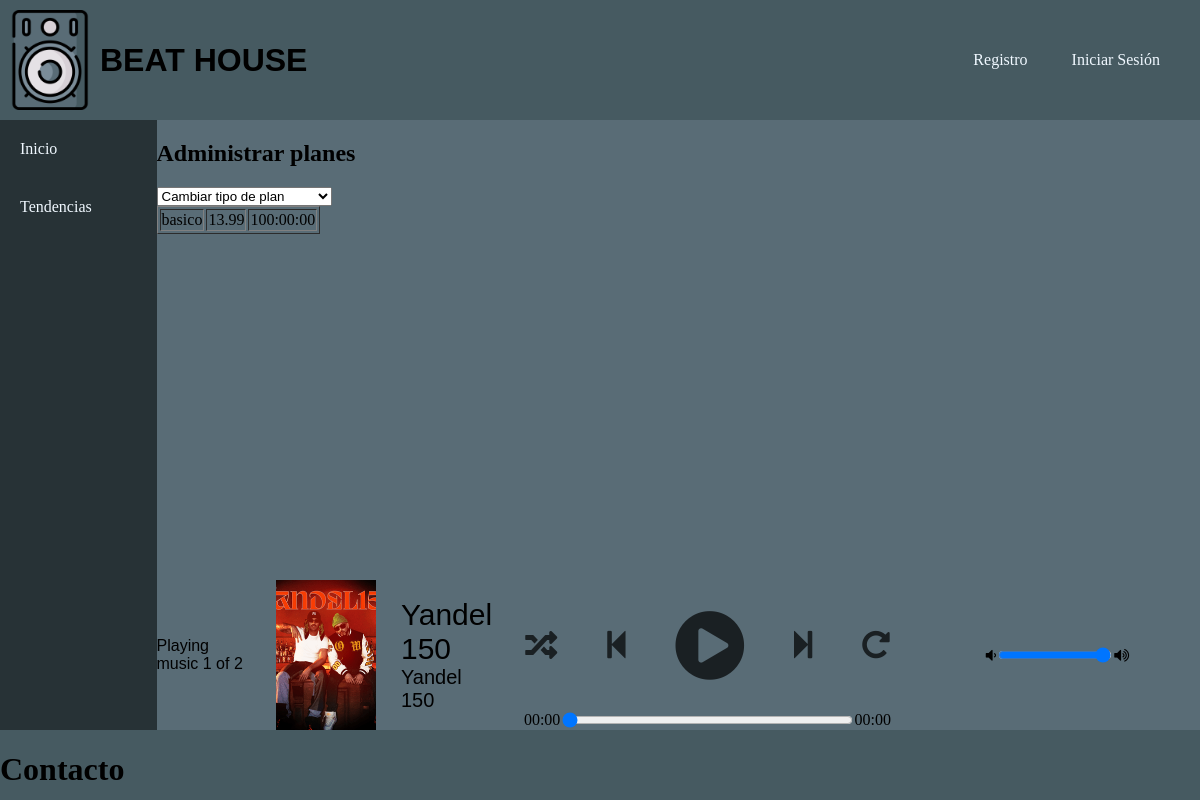
The page /GestionPlan.php on the database as committed earlier.
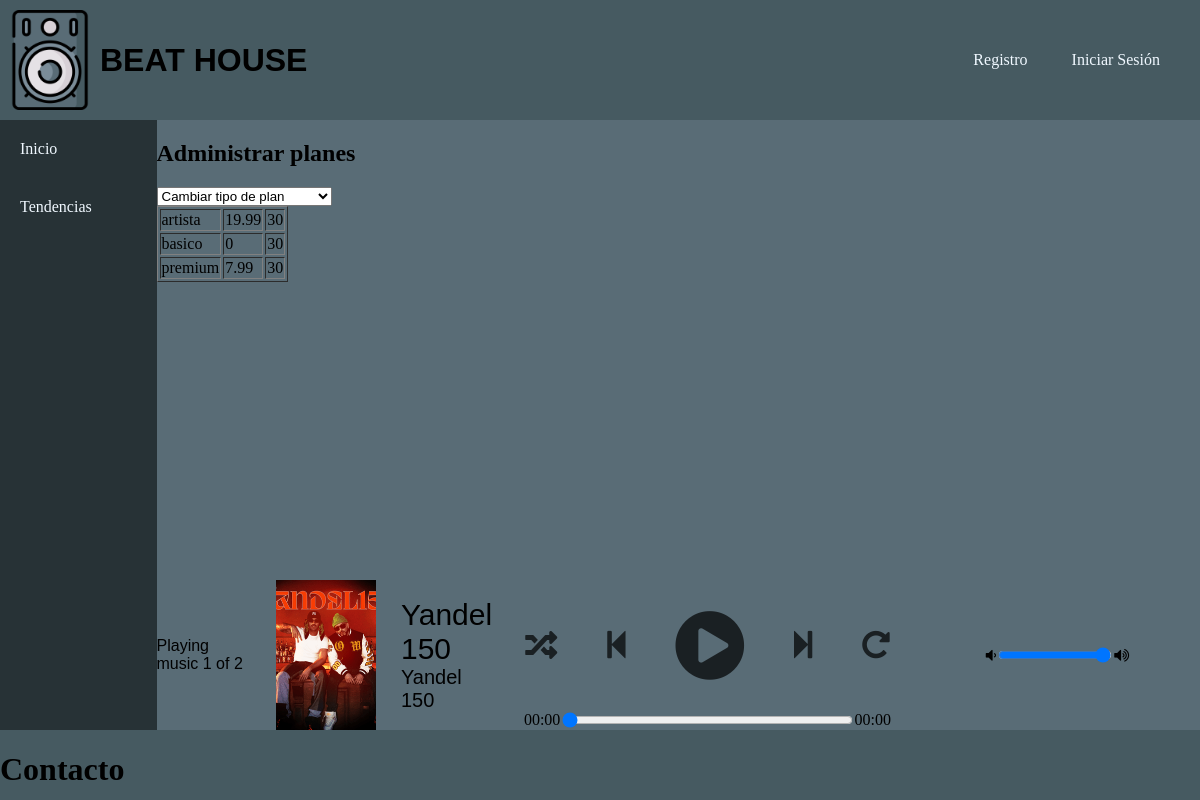
The same page on the database as committed later.
### tables this page shows
CREATE TABLE `plandepago` (
  `tipoPlan` varchar(20) NOT NULL,
  `precio` float NOT NULL,
  `duracionPlan` varchar(20) NOT NULL
);

### GestionPlan.php (the view, shortened to what this page needs)
<?php
    $db = Aplicacion::getInstance()->getConexionBd();
    $consulta = "SELECT * FROM plandepago";
    $resultado = $db->query($consulta);
    $contenidoTabla = "<table border='1'>";
    while ($fila = $resultado->fetch_assoc()) {
        $contenidoTabla .= "<tr>";
        $contenidoTabla .= "<td>".$fila['tipoPlan']."</td>";
        $contenidoTabla .= "<td>".$fila['precio']."</td>";
        $contenidoTabla .= "<td>".$fila['duracionPlan']."</td>";
        $contenidoTabla .= "</tr>";
    }
    $contenidoTabla .= "</table>";
    $contenidoPrincipal = <<<EOS
        <h1>Administrar planes</h1>
        <select name="operacion">
            <option value='CambiarPlan'>Cambiar tipo de plan</option>
            <option value='CambiarDuracion'>Cambiar duracion de plan</option>
            <option value='CambiarPrecio'>Cambiar precio de plan</option>
        </select>
    EOS;
    require RAIZ_APP."/vistas/plantillas/plantilla.php";
?>

Rows that differ between the two databases and show on the page:
added plandepago: tipoPlan "artista", precio "19.99", duracionPlan "30"
changed plandepago "basico": precio "13.99" → "0"; duracionPlan "100:00:00" → "30"
added plandepago: tipoPlan "premium", precio "7.99", duracionPlan "30"
